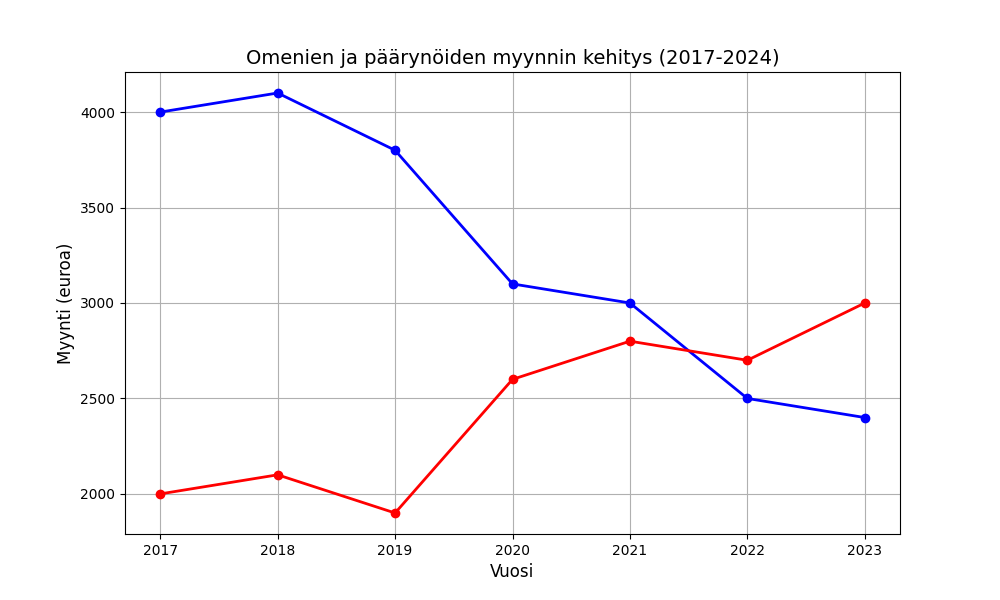

This chart was generated by the following Python code:
import numpy as np
import pandas as pd
import matplotlib.pyplot as plt


# Create the line chart
def create_line_chart(title, xlabel, ylabel):
    plt.figure(figsize=(10, 6))
    # Add labels, title, and legend
    plt.title(title, fontsize=14)
    plt.xlabel(xlabel, fontsize=12)
    plt.ylabel(ylabel, fontsize=12)
    plt.grid(True)
    return plt

def add_line_to_chart(plot, x, y, label, color, filename='linechart.png'):
    plot.plot(x, y, marker='o', label=label, color=color, linewidth=2)
    plot.savefig(filename) 
    
title='Omenien ja päärynöiden myynnin kehitys (2017-2024)'
apple_label='Omenat (euroa)'
pear_label='Päärynät (euroa)'
apple_color='red'
pear_color='blue'
xlabel="Vuosi"
ylabel="Myynti (euroa)"

years = np.arange(2017, 2024)

data = pd.read_csv('sales.csv', delimiter=";")
#categories = ['Omakotitalot', 'Rivitalot', 'Luhtitalot', 'Kerrostalot']
#values = [53, 24, 10, 6]  # Rakennusten lukumäärä samassa järjestyksessä
apple_sales = data['apples']
pear_sales = data['pears']

#apple_sales = [2000, 2100, 1900, 2600, 2800, 2700, 3000]  # Npuseva trendi nähtävissä
#pear_sales = [4000, 4100, 3800, 3100, 3000, 2500, 2400]   # Laskevaa trendiä

create_line_chart(title, xlabel, ylabel)
add_line_to_chart(plt, years, pear_sales, pear_label, pear_color)
add_line_to_chart(plt, years, apple_sales, apple_label, apple_color)



